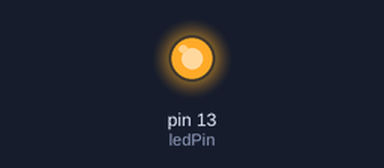
The sketch below on a simulated Arduino Uno, built with avr-gcc and run on an emulated ATmega328P. Parts: output pins drawn as LEDs (lit = HIGH).

Above: at 0.2 s.
At 3.7 s:
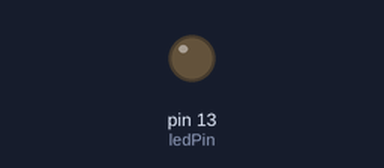
Timing chart, 0 to 6.5 s (numbered marks = the images above):
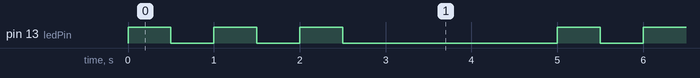

Measured:
- by itself, pin 13 (ledPin): repeats every 5.0 s: 2 × (LOW 0.50 s, HIGH 0.50 s), LOW 2.5 s, HIGH 0.50 s
- by itself, everything shown: repeats every 5.0 s, in 6 steps

The sketch:

parpadeo-led-funciones.ino
```cpp
int ledPin = 13;

void setup() {
  pinMode(ledPin, OUTPUT);
}

void loop() {
  parpadear(3); // Llama a la función y parpadea 3 veces
  delay(2000);
}

// Función que hace parpadear el LED n veces
void parpadear(int veces) {
  for (int i = 0; i < veces; i++) {
    digitalWrite(ledPin, HIGH);
    delay(500);
    digitalWrite(ledPin, LOW);
    delay(500);
  }
}
```
